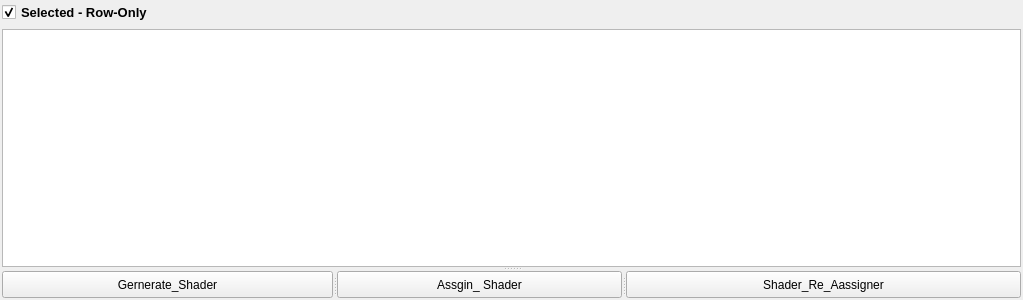
<?xml version="1.0" encoding="UTF-8"?>
<ui version="4.0">
 <class>Form</class>
 <widget class="QWidget" name="Form">
  <property name="geometry">
   <rect>
    <x>0</x>
    <y>0</y>
    <width>1023</width>
    <height>300</height>
   </rect>
  </property>
  <property name="windowTitle">
   <string>Form</string>
  </property>
  <layout class="QHBoxLayout" name="horizontalLayout_2">
   <property name="spacing">
    <number>2</number>
   </property>
   <property name="leftMargin">
    <number>2</number>
   </property>
   <property name="topMargin">
    <number>2</number>
   </property>
   <property name="rightMargin">
    <number>2</number>
   </property>
   <property name="bottomMargin">
    <number>2</number>
   </property>
   <item>
    <widget class="QSplitter" name="splitter_2">
     <property name="orientation">
      <enum>Qt::Vertical</enum>
     </property>
     <widget class="QWidget" name="layoutWidget">
      <layout class="QVBoxLayout" name="verticalLayout_2">
       <item>
        <layout class="QVBoxLayout" name="verticalLayout">
         <item>
          <widget class="QCheckBox" name="checkBox">
           <property name="font">
            <font>
             <pointsize>10</pointsize>
             <weight>75</weight>
             <bold>true</bold>
            </font>
           </property>
           <property name="text">
            <string>Selected - Row-Only</string>
           </property>
           <property name="checked">
            <bool>true</bool>
           </property>
          </widget>
         </item>
        </layout>
       </item>
       <item>
        <layout class="QHBoxLayout" name="horizontalLayout">
         <item>
          <widget class="QTableWidget" name="tableWidget">
           <property name="font">
            <font>
             <weight>75</weight>
             <bold>true</bold>
            </font>
           </property>
           <property name="editTriggers">
            <set>QAbstractItemView::AnyKeyPressed|QAbstractItemView::DoubleClicked|QAbstractItemView::EditKeyPressed|QAbstractItemView::SelectedClicked</set>
           </property>
           <property name="dragDropMode">
            <enum>QAbstractItemView::NoDragDrop</enum>
           </property>
           <property name="alternatingRowColors">
            <bool>true</bool>
           </property>
           <property name="selectionMode">
            <enum>QAbstractItemView::MultiSelection</enum>
           </property>
           <property name="selectionBehavior">
            <enum>QAbstractItemView::SelectItems</enum>
           </property>
           <attribute name="horizontalHeaderMinimumSectionSize">
            <number>75</number>
           </attribute>
          </widget>
         </item>
        </layout>
       </item>
      </layout>
     </widget>
     <widget class="QSplitter" name="splitter">
      <property name="orientation">
       <enum>Qt::Horizontal</enum>
      </property>
      <widget class="QPushButton" name="pushButton">
       <property name="text">
        <string>Gernerate_Shader</string>
       </property>
      </widget>
      <widget class="QPushButton" name="pushButton_2">
       <property name="text">
        <string>Assgin_ Shader</string>
       </property>
      </widget>
      <widget class="QPushButton" name="ReAssigin_oldShader_BTN">
       <property name="font">
        <font>
         <weight>50</weight>
         <bold>false</bold>
        </font>
       </property>
       <property name="text">
        <string>Shader_Re_Aassigner</string>
       </property>
      </widget>
     </widget>
    </widget>
   </item>
  </layout>
 </widget>
 <resources/>
 <connections/>
</ui>
